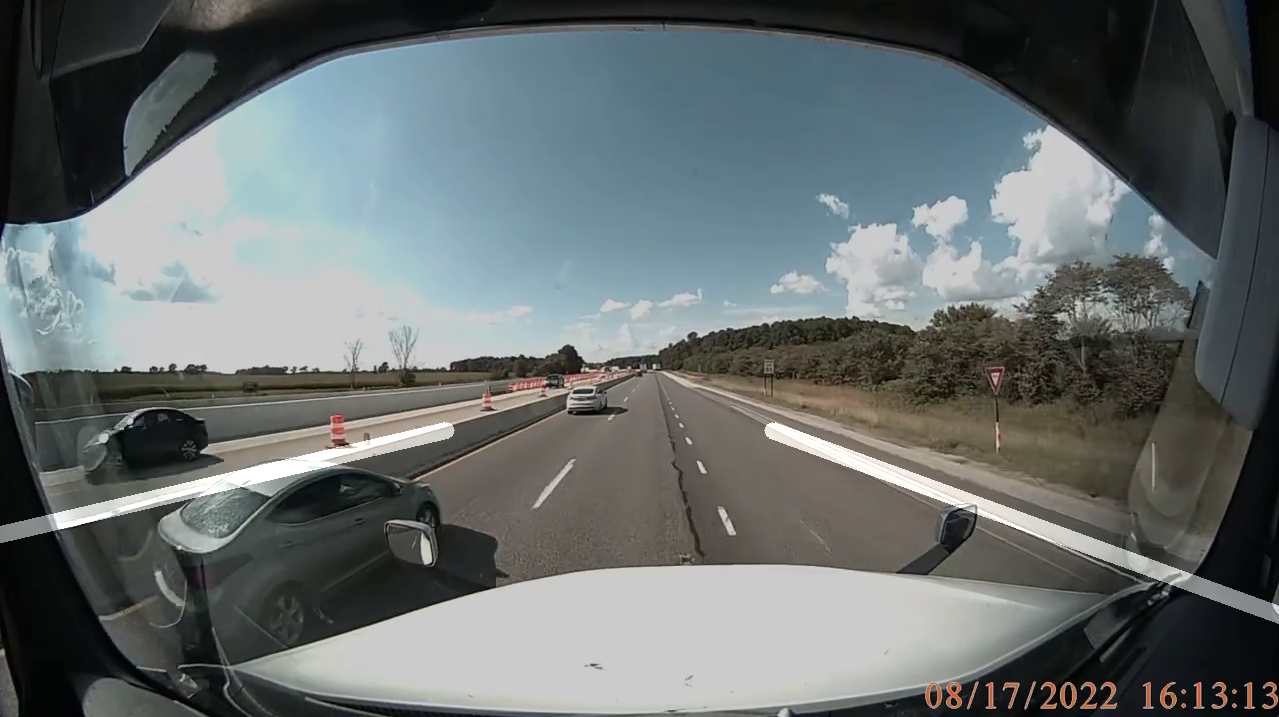
#> input picture image.png, 1279 x 717 px, given in place of test_autopilot.mp4, which was not available
$ python autopilot.py
#> lines starting #> are read from the running program, lines starting #| are printed output that depends on the picture; after the words box and inside, x2 and y2 are one past the last pixel; in counts of white or black regions, pixels touching at a corner belong together; pictures that were not available may be replaced by others from this repository, and a replacement may not be noted
import cv2 as cv
import numpy as np


def canny(img):
    """перевод в серый формат + размытие + выделение контуров"""
    img = cv.cvtColor(img, cv.COLOR_BGR2BGRA)
    blur = cv.GaussianBlur(img, (9, 9), 0)
    return cv.Canny(blur, 50, 100)  # предпочтительно отношение 1:2 или 1:3


def make_coordinates(image, line_parameters):
    k, b = line_parameters
    y1 = image.shape[0]
    y2 = int(y1 * 3/5)
    x1 = int((y1 - b) / k)
    x2 = int((y2 - b) / k)
    return np.array([x1, y1, x2, y2])


def mask(image):
    """создаем маску трапеции и накладываем ее на изоблражение"""
    polygons = np.array(POLYGON)  # трапеция
    mask = np.zeros_like(image)
    cv.fillPoly(mask, np.array([polygons], dtype=np.int64), 1024)  # наложили трапецию на черный фон
    masked_img = cv.bitwise_and(image, mask)  # совместили трапецию и изображение
    return masked_img


def average_b_k(image, lines):
    left_fit, right_fit = [], []
    while lines is not None:
        for line in lines:
            x1, y1, x2, y2 = line.reshape(4)
            parameters = np.polyfit((x1, x2), (y1, y2), 1)
            b = parameters[0]
            k = parameters[1]
            if b < 0:
                left_fit.append((b, k))
            else:
                right_fit.append((b, k))
        left_fit_average = np.average(left_fit, axis=0)
        left_line = make_coordinates(image, left_fit_average)
        right_fit_average = np.average(right_fit, axis=0)
        right_line = make_coordinates(image, right_fit_average)
        return np.array([left_line, right_line])


def display_lines(image, lines):
    line_image = np.zeros_like(image)
    if lines is not None:
        for x1, y1, x2, y2 in lines:
            cv.line(line_image, (x1, y1), (x2, y2),
                    (255, 255, 255), 15)

    return line_image

def region_of_interest(image):
    polygons = np.array(POLYGON)
    mask = np.zeros_like(image)
    cv.fillPoly(mask, np.array([polygons], dtype=np.int64), 1024)
    masked_image = cv.bitwise_and(image, mask)
    return masked_image


video = cv.VideoCapture('video/test_autopilot.mp4')

if not video.isOpened():
    print('ERROR! Video has opened!!!')

while video.isOpened():
    _, frame = video.read()
#> frame is the input picture: shape (717, 1279, 3); mean B, G, R 110.3, 110, 103.3
    copy_img = np.copy(frame)

    try:
        width = frame.shape[1]
#> width = 1279
        height = frame.shape[0]
#> height = 717
        POLYGON = [(0 + width // 4, height // 2), (width - width // 4, height // 2),
                   (width - width // 10, height // 5 * 4), (0 + width // 10, height // 5 * 4)]
        frame = mask(frame)
        frame = canny(frame)
#> in canny, `return cv.Canny(blur, 50, 100)`:
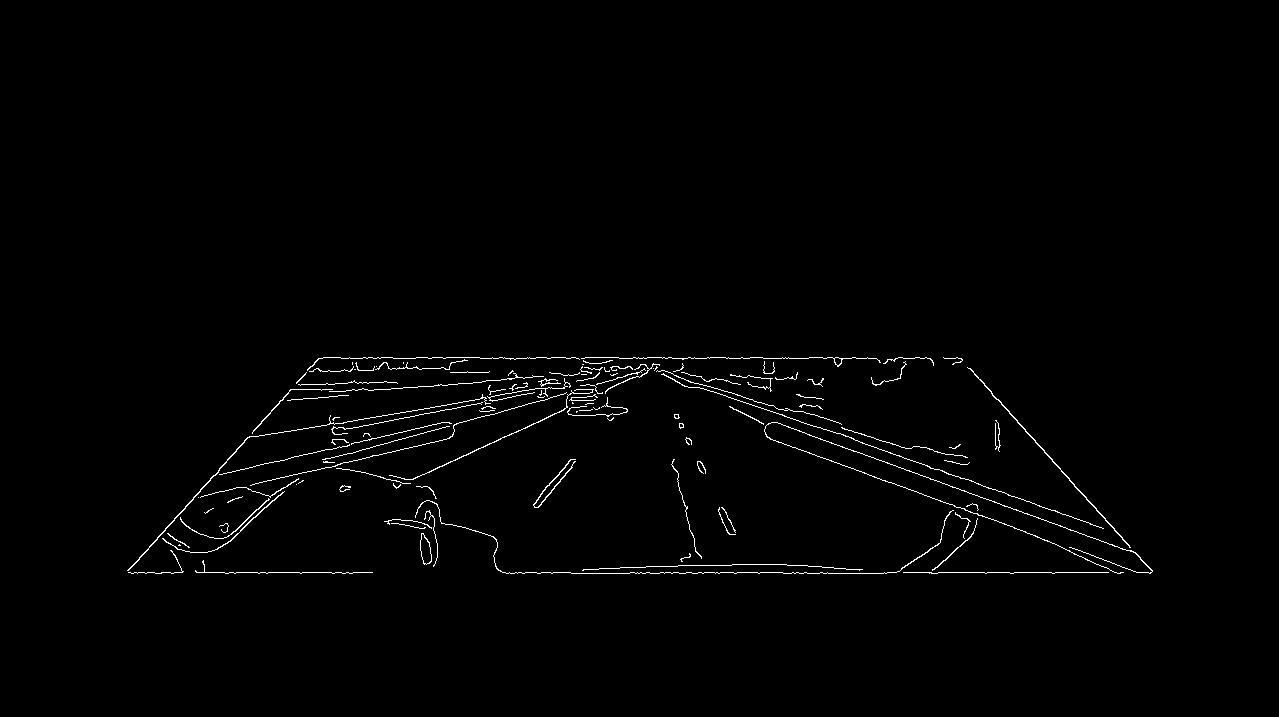
#> returned value: shape (717, 1279); 1.1% white in thin lines or dots, all inside (x1, y1, x2, y2) = (127, 357, 1153, 574)
        frame = region_of_interest(frame)
#> in region_of_interest, `cv.fillPoly(mask, np.array([polygons], dtype=np.int64), 1024)`: mask: shape (717, 1279); 19.6% white; 1 white region, box (x1, y1, x2, y2) and area: (127, 358, 1153, 573) 179310
#> in region_of_interest, `masked_image = cv.bitwise_and(image, mask)`:
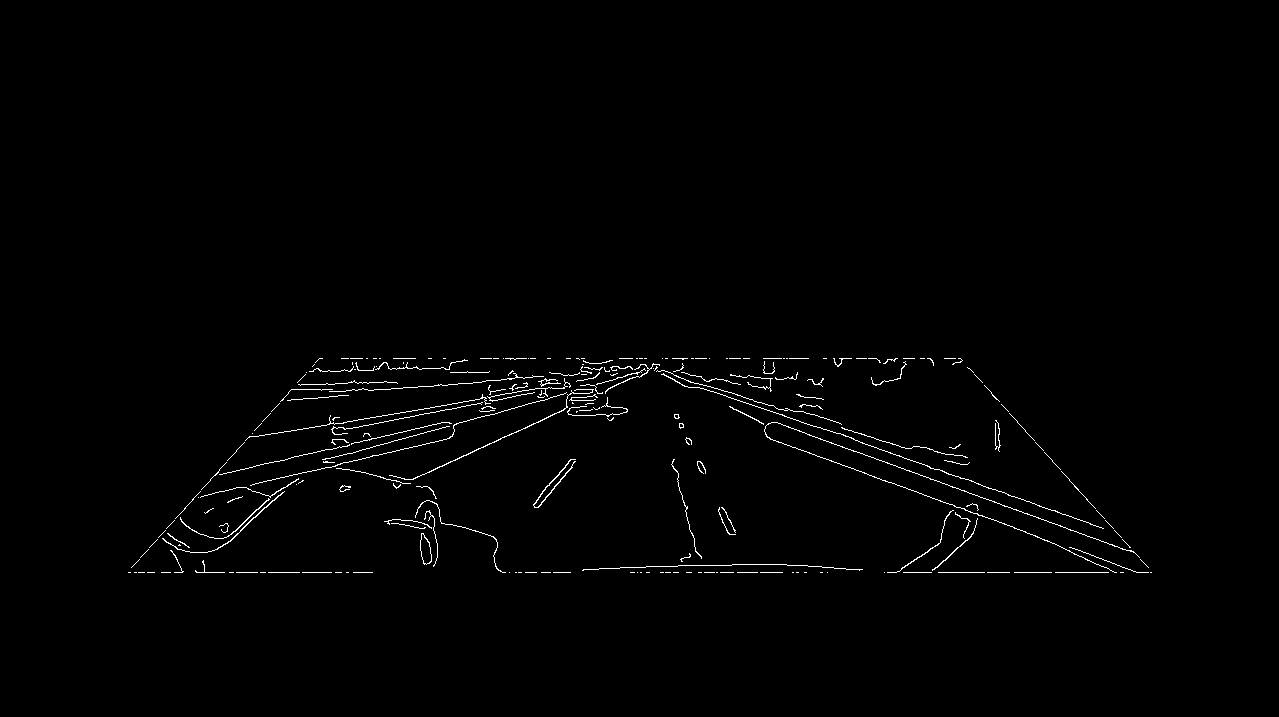
#> masked_image: shape (717, 1279); 0.98% white in thin lines or dots, all inside (x1, y1, x2, y2) = (128, 358, 1152, 573)
        lines = cv.HoughLinesP(frame, 2, np.pi / 180, 100,
                               np.array([()]),
                               minLineLength=20, maxLineGap=5)
#> lines = 64 rows, first 6: [128, 572, 154, 572], [502, 572, 570, 572], [774, 422, 1136, 554], [247, 438, 326, 425], [698, 387, 776, 413], [938, 572, 1123, 572]
#> the loop in average_b_k, `while lines is not None:` made 1 pass
#> (left_fit_average, left_line) on pass 1: ([-0.196, 504.6], [-1083, 717, 380, 430])
#> after the loop in average_b_k, `while lines is not None:`: left_fit = 40 pairs, first value -1.11 to -8.19e-17, second value 358 to 752; right_fit = 24 items, first 6: (4.72e-16, 572), (0.365, 139.8), (0.333, 154.3), (0.352, 170.6), (9.06e-16, 383), (0.359, 133.4)
        average_lines = average_b_k(frame, lines)
#> average_lines = [[-1083, 717, 380, 430], [2185, 717, 861, 430]]

        line_image = display_lines(copy_img, average_lines)
#> the loop in display_lines, `for x1, y1, x2, y2 in lines:` made 2 passes
#> after the loop in display_lines, `for x1, y1, x2, y2 in lines:`:
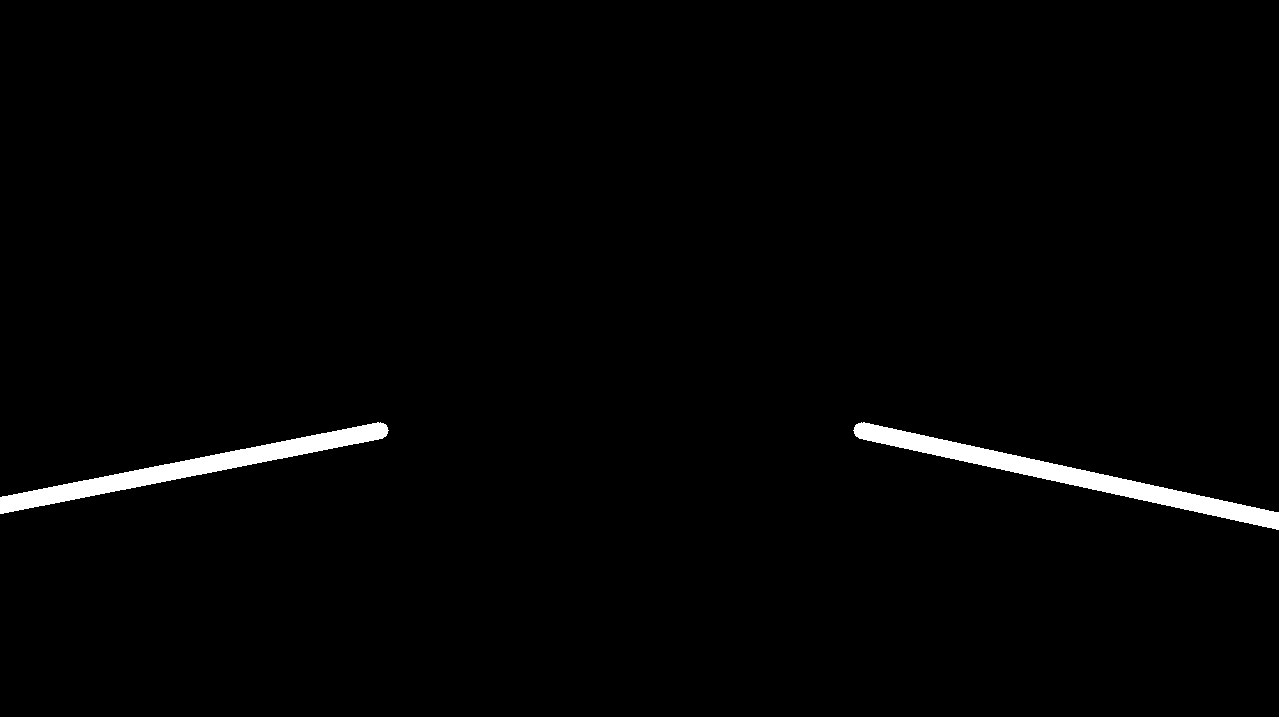
#> line_image: shape (717, 1279, 3); 1.5% white; 2 white regions, box (x1, y1, x2, y2) and area: (853, 422, 1279, 530) 7408, (0, 422, 389, 514) 6685

        combo = cv.addWeighted(copy_img, 0.8, line_image, 0.5, 1)
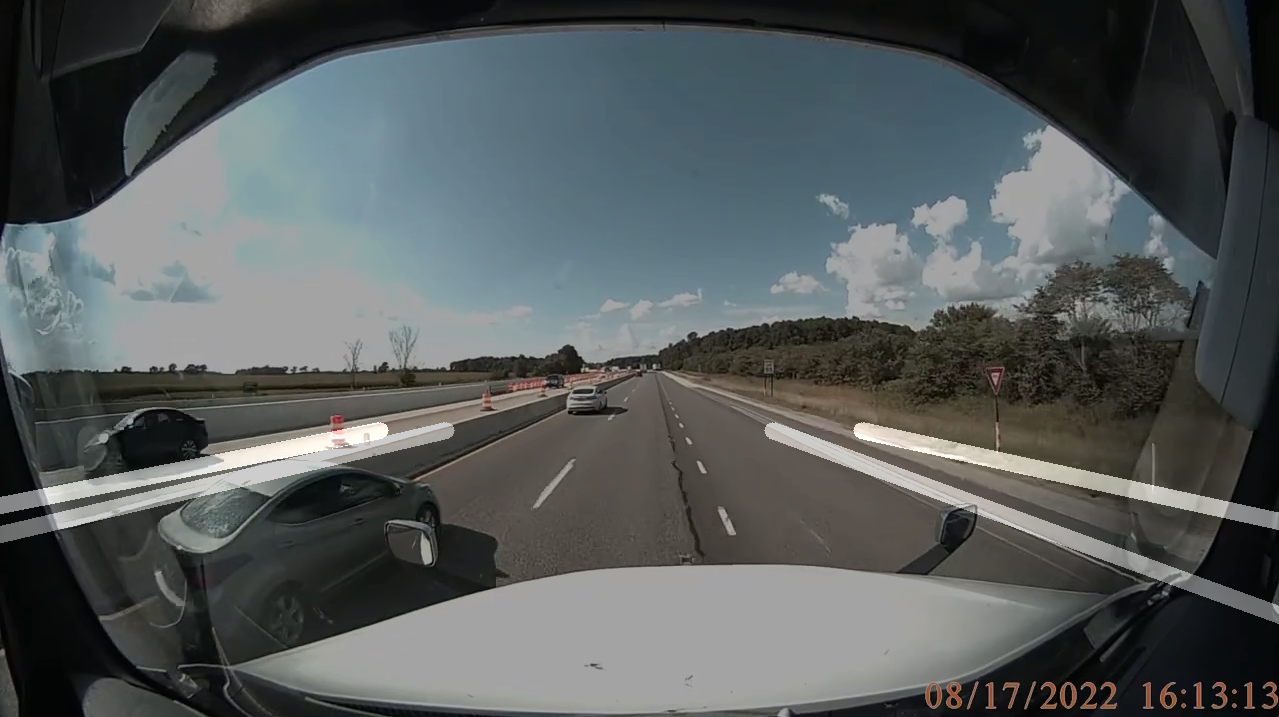
#> combo: shape (717, 1279, 3); mean B, G, R 91.1, 90.9, 85.5
        cv.imshow('Video', combo)
    except:
        pass

    if cv.waitKey(1) & 0xFF == 27:
#> (key Esc is pressed here)
        video.release()
        cv.destroyAllWindows()

video.release()
cv.destroyAllWindows()
